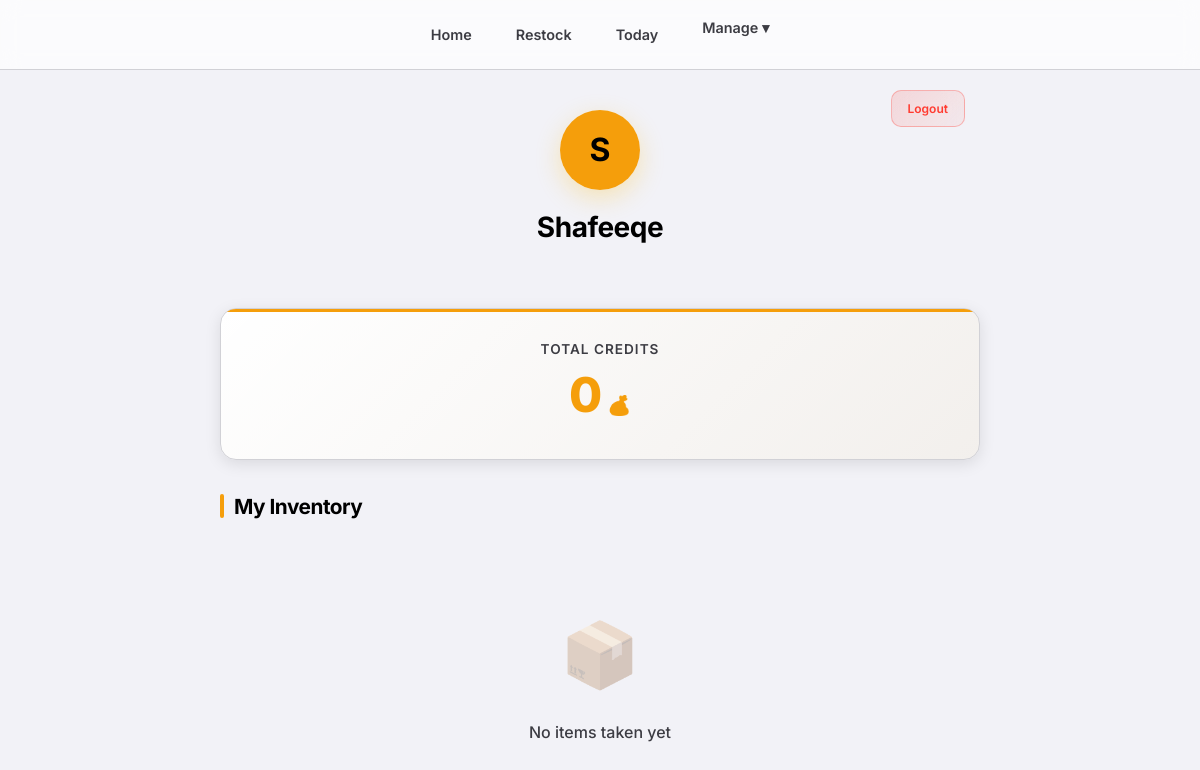
Before: /profile/ (signed in) with the older database file.
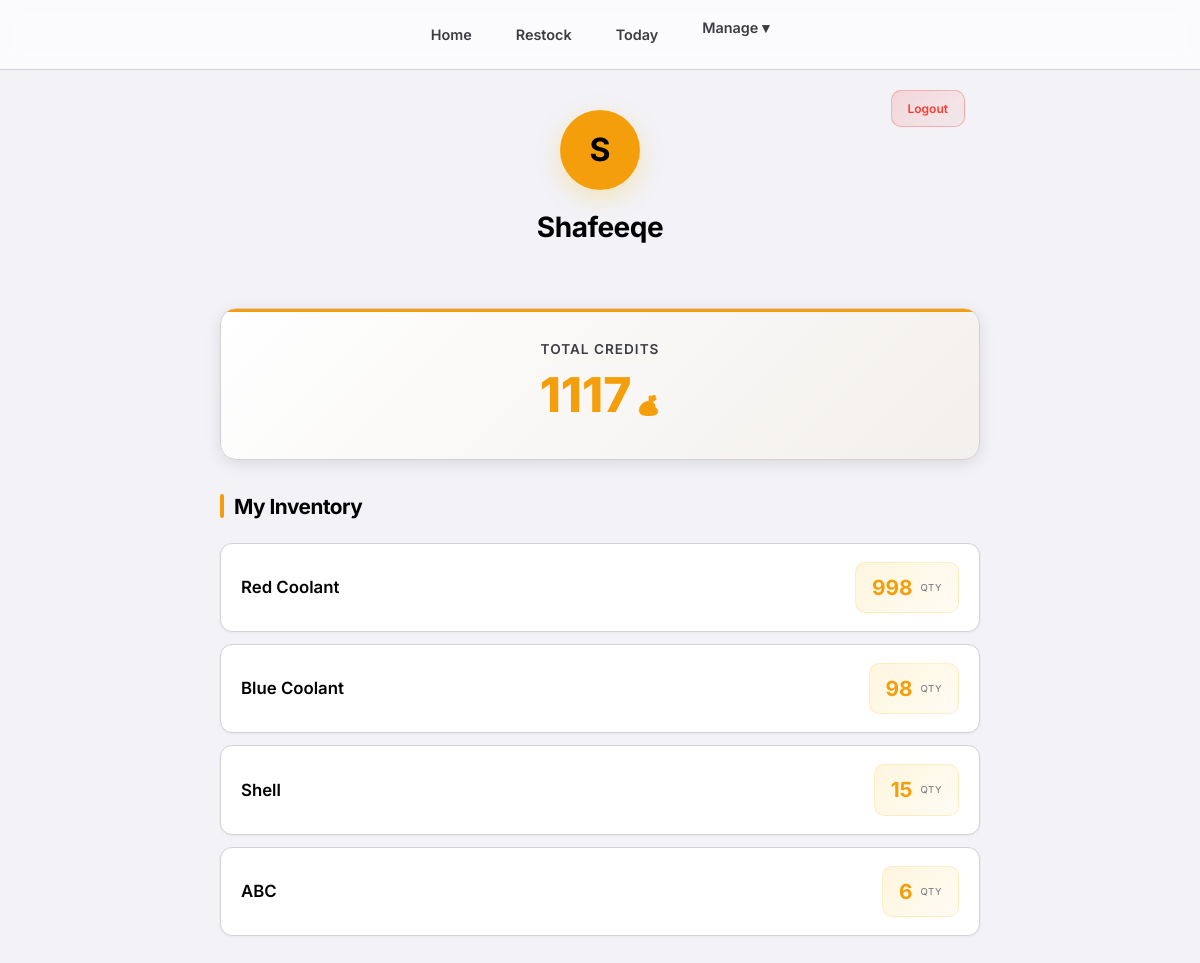
After: the same page with the newer database file.
### consumables/models.py (models this page shows, shortened)
class Item(models.Model):
    category = models.ForeignKey(Category, related_name='items', on_delete=models.CASCADE)
    subcategory = models.ForeignKey(SubCategory, related_name='items', on_delete=models.SET_NULL, null=True, blank=True)
    name = models.CharField(max_length=200)
    average_stock = models.IntegerField(default=0, help_text="Ideal stock level for calculation")
    current_stock = models.IntegerField(default=0)
    usage_count = models.IntegerField(default=0, help_text="Cached popularity score (frequency of use)")
    score = models.IntegerField(default=1, help_text="Credits earned per unit taken")
    class Meta:
        constraints = [
            models.UniqueConstraint(
                fields=['category', 'name'],
                condition=models.Q(subcategory__isnull=True),
                name='unique_direct_item_idx'
            ),
            models.UniqueConstraint(
                fields=['subcategory', 'name'],
                name='unique_subcategory_item_idx'
            )
        ]
        ordering = ['-usage_count', 'name']

### consumables/views.py (the view)
# urls.py: path('profile/', views.profile, name='profile'),
@login_required
@login_required
def profile(request, user_id=None):
    if user_id and request.user.is_superuser:
        profile_user = get_object_or_404(User, pk=user_id)
    else:
        profile_user = request.user
    aggr_records = ConsumptionRecord.objects.filter(user=profile_user).values(
        'item__name', 'item__score'
    ).annotate(
        total_qty=Sum('quantity')
    ).order_by('-total_qty')
    inventory_list = []
    total_credits = 0
    for entry in aggr_records:
        qty = entry['total_qty']
        score = entry['item__score']
        credits = qty * score
        total_credits += credits
        inventory_list.append({
            'name': entry['item__name'],
            'quantity': qty,
            'credits': credits
        })
    return render(request, 'consumables/profile.html', {
        'inventory': inventory_list,
        'total_credits': total_credits,
        'profile_user': profile_user
    })

### consumables/templates/consumables/profile.html (shortened to what this page needs)
{% extends 'consumables/base.html' %}
{% block content %}
<div class="profile-header">
    {% if profile_user == request.user %}
    <a href="{% url 'logout' %}" onclick="return confirm('Are you sure you want to logout?')"
        class="profile-logout-btn">
        Logout
    </a>
    {% endif %}
    <div class="profile-avatar">
        {{ profile_user.first_name|default:profile_user.username|first|upper }}
    </div>
    <h2 class="profile-name">{{ profile_user.first_name|default:profile_user.username }}</h2>
</div>
<div class="credits-card">
    <div class="credits-label">Total Credits</div>
    <div class="credits-amount">
        {{ total_credits }}<span class="credits-icon">💰</span>
    </div>
</div>
<h3 class="section-header">My Inventory</h3>
{% for item in inventory %}
<div class="item-card">
    <div class="item-name">{{ item.name }}</div>
    <div class="item-quantity">
        <span class="item-quantity-number">{{ item.quantity }}</span>
        <span class="item-quantity-label">qty</span>
    </div>
</div>
{% empty %}
<div class="empty-state">
    <div class="empty-state-icon">📦</div>
    <div class="empty-state-text">No items taken yet</div>
</div>
{% endfor %}
{% endblock %}

Changed rows visible on the page:
now on this page (row edited): Item: name "Red Coolant", quantity "998"
now on this page (row edited): Item: name "Blue Coolant", quantity "98"
added Item: name "Shell", quantity "15"
added Item: name "ABC", quantity "6"
Other visible differences:
{{ total_credits }}: "0" → "1117"
text no longer shown: "📦 No items taken yet"
